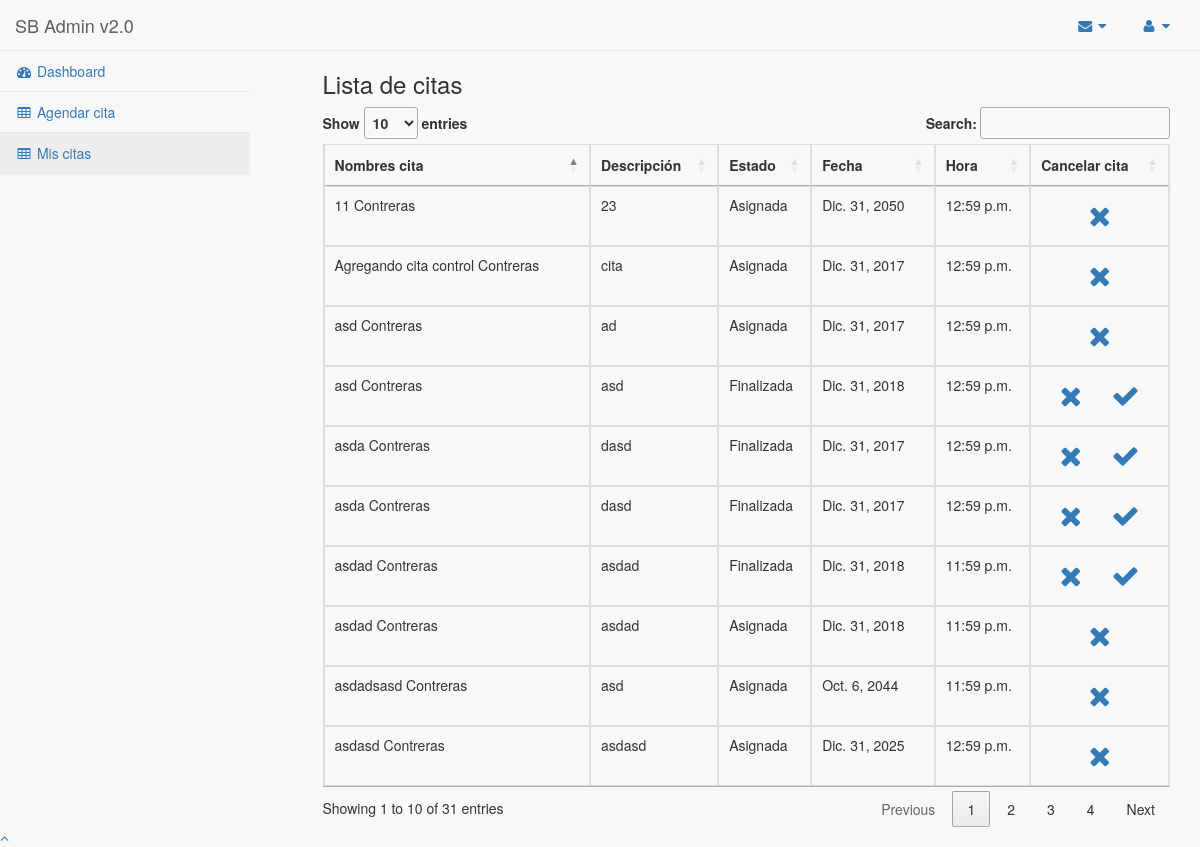
The app's page /appointment/list_pat/ (signed in) with its own data.
### apps/users/models.py (models this page shows, shortened)
class Appointment(models.Model):
    name = models.CharField(max_length=30)
    descrip = models.TextField(blank=True, null=True)
    state = models.ForeignKey('AppointmentState', blank=True, null=True)
    date = models.DateField(blank=True, null=True)
    time  = models.TimeField(blank=True, null =True)
    medic = models.ForeignKey('Users', blank=True, null=True,related_name='medic')
    patient = models.ForeignKey('Users', blank=True, null=True,related_name='patient')
    first = models.NullBooleanField()

class Users(AbstractUser):
    document = models.CharField(blank=True, null=True,max_length=40)
    born_date = models.DateField(blank=True, null=True)
    phone = models.CharField(max_length=20, blank=True, null=True)
    address = models.CharField(max_length=100, blank=True, null=True)
    city = models.CharField(blank=True, null=True,max_length=30)
    group = models.ForeignKey(Group, null=True)
    class Meta:
        db_table = 'users'

class AppointmentState(models.Model):
    descrip = models.CharField(max_length=30)
    class Meta:
        db_table = 'estado_actividad'
    def __unicode__(self):
        return self.descrip

### apps/appointment/views.py (the view)
class ListAppointmentPatient(ListView):
    model = Appointment
    template_name = 'appointment/list_appointment_patient.html'
    context_object_name = 'ListAppointmentPatient'
    def dispatch(self, *args, **kwargs):
        return super(ListAppointmentPatient, self).dispatch(*args, **kwargs)
    def get_queryset(self):
        queryset = Appointment.objects.filter(patient = self.request.user.id)
        return queryset

### templates/appointment/list_appointment_patient.html (shortened to what this page needs)
{% extends "base/base.html" %}
{% block content %}
<div class = "container">
  <div class = "row">
   <div class="col-md-3"></div>
          <div class = "col-md-9">
            <h3>Lista de citas</h3>
          <div class="table-responsive">
            <table class="table table-bordered table-hover" id="dataTables" width="100%" cellspacing="0">
              <thead>
                <tr>
                  <th >Nombres cita</th>
                  <th >Descripción</th>
                  <th >Estado</th>
                  <th >Fecha</th>
                  <th >Hora</th>
                  <th >Cancelar cita</th>
                </tr>
              </thead>
              <tbody>
              {% if ListAppointmentPatient %}
              {% for appointment in ListAppointmentPatient %}
              <tr  >
                <td>{{ appointment.name }} {{ appointment.patient.last_name }} </td>
                <td>{{ appointment.descrip }}</td>
                <td>{{ appointment.state }}</td>
                <td>{{ appointment.date }}</td>
                <td>{{ appointment.time }}</td>
                <td class="text-center">
                        <a onclick="confirmation('{{ appointment.name }} ',{{ appointment.id }}  );" class="btn">
                            <span class="fa fa-remove fa-2x"></span>
                        </a>
                        {% if appointment.state.id == 3 %}
                        <a onclick="new_appointment({{ appointment.id }});" class="btn">
                            <span class="fa fa-check fa-2x"></span>
                        </a>
                        {% endif %}
                 </td>
              </tr>
              {% endfor %}
              {% else %}
              <h1>No hay registros de actividades</h1>
              {% endif %}
            </tbody>
            </table>
          </div>
     </div>
     </div>
</div>
{% endblock %}

### records on screen
Appointment: name "asdad", patient.last_name "Contreras", descrip "asdad", state "Finalizada", date "Dic. 31, 2018", time "11:59 p.m."
Appointment: name "asdad", patient.last_name "Contreras", descrip "asdad", state "Asignada", date "Dic. 31, 2018", time "11:59 p.m."
Appointment: name "asda", patient.last_name "Contreras", descrip "dasd", state "Finalizada", date "Dic. 31, 2017", time "12:59 p.m."
Appointment: name "asda", patient.last_name "Contreras", descrip "dasd", state "Finalizada", date "Dic. 31, 2017", time "12:59 p.m."
Appointment: name "Agregando cita control", patient.last_name "Contreras", descrip "cita", state "Asignada", date "Dic. 31, 2017", time "12:59 p.m."
Appointment: name "asd", patient.last_name "Contreras", descrip "ad", state "Asignada", date "Dic. 31, 2017", time "12:59 p.m."
Appointment: name "asd", patient.last_name "Contreras", descrip "asd", state "Finalizada", date "Dic. 31, 2018", time "12:59 p.m."
Appointment: name "asdasd", patient.last_name "Contreras", descrip "asdasd", state "Asignada", date "Dic. 31, 2025", time "12:59 p.m."
Appointment: name "asdadsasd", patient.last_name "Contreras", descrip "asd", state "Asignada", date "Oct. 6, 2044", time "11:59 p.m."
Appointment: name "11", patient.last_name "Contreras", descrip "23", state "Asignada", date "Dic. 31, 2050", time "12:59 p.m."
